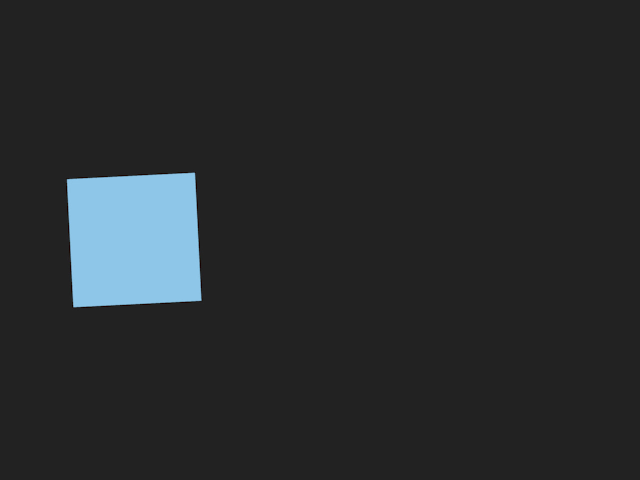
#> input picture frame 4 of opencv/test_01/cubeA.mov, 640 x 480 px
$ python 01_graphLumaHistogram.py
#> lines starting #> are read from the running program, lines starting #| are printed output that depends on the picture
import numpy as np
import matplotlib.pyplot as plt
import matplotlib.image as mpimg
import os
import cv2


# print the specs of a cv2 capture object
def GrabSpecs(cv_cap):
    width = int(cv_cap.get(3))
    height = int(cv_cap.get(4))
    fps = cv_cap.get(5)
    frames = cv_cap.get(7)
    print(width, height, fps)

# write a two dimensional array to a file with line breaks
def WriteData(data, filename):
    fd = open(filename, "w")
    for d in data:
        fd.write(str(d) + ",\n")
    fd.close()


# convert a 3 channel numpy image to a single channel
# grayscale image by perceived luminance
#
# https://stackoverflow.com/a/12201744
def RGBtoLuminance(rgb):
    return np.dot(rgb[...,:3], [0.299, 0.587, 0.114]) # 0.299 > 0.2989 ?


# returns a histogram list from a numpy image
def graphImage(img):
    gray = RGBtoLuminance(img)
    hist = plt.hist(gray.ravel(), bins=8, range=(0.0, 1.0))
    return np.array(hist[0]).tolist()


# saves histogram data to a file
def graphVideo(input_file = "cubeA.mov", tempdir = "tempdir"):

    # Temporarily saving the files in a subdirectory and
    # reading them back in, changes the output.
    # Create a temporary directory for this purpose.
#> called with input_file = 'cubeA.mov', tempdir = 'tempdir'
    if not os.path.exists(tempdir):
        os.makedirs(tempdir)


    cap = cv2.VideoCapture(input_file)

    i = 0

    histograms_cv = []
    histograms_matplot = []

    while(cap.isOpened()):
        ret, frame_cv = cap.read()
#> frame_cv is the input picture: shape (480, 640, 3); mean B, G, R 44.6, 42.8, 39.8

        # Abort the process, once the frames have all been
        # read and "ret" is no longer true.
        if ret != True:
            cap.release()
            #cv2.destroyAllWindows()
            break

        # p:    temporary path for saving the current frame
        p = os.path.join(tempdir, str(i)+".png")
        cv2.imwrite(p, frame_cv)

        # read the frame back in using the matplotlib.image lib
        frame_matplot = mpimg.imread(p)

        # "frame" and "read_frame" don't produce the same results.
        # Do we need a conversion?
        histograms_cv.append(graphImage(frame_cv))
#> in RGBtoLuminance, `return np.dot(rgb[...,:3], [0.299, 0.587, 0.114])`:
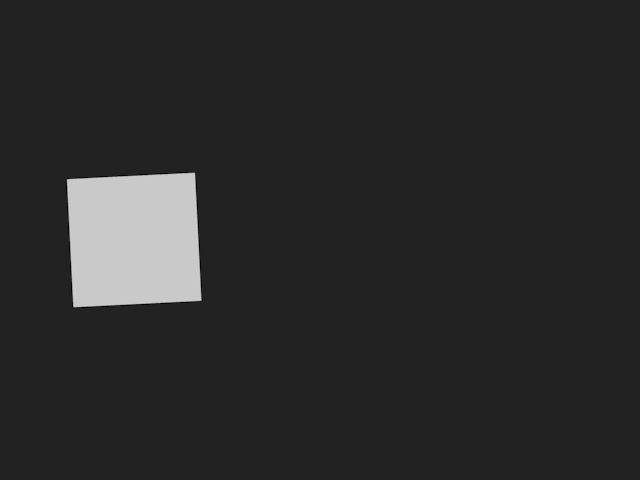
#> returned value: shape (480, 640) float64; min 2.17, max 206.2, mean 43
        histograms_matplot.append(graphImage(frame_matplot))

        i += 1

    # save both lists to files
    WriteData(histograms_cv, "data_opencv2.txt")
    WriteData(histograms_matplot, "data_matplotlib.txt")


graphVideo()
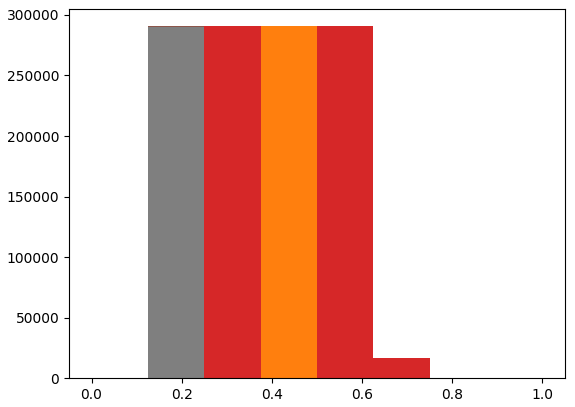
#> figure drawn by matplotlib, 1 panel; tallest bar 290163 high, from x = 0.125 to 0.25

$ run again, starting later in the video
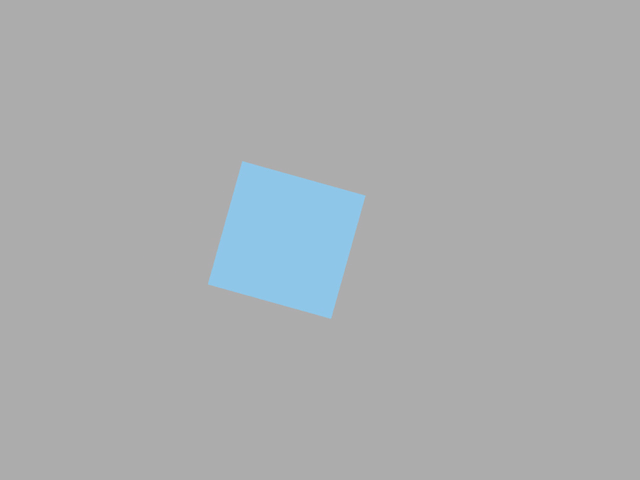
#> input picture frame 21 of opencv/test_01/cubeA.mov, 640 x 480 px
#> in graphVideo, frame_cv is the input picture: shape (480, 640, 3); mean B, G, R 175.2, 173.4, 170.4
#> in RGBtoLuminance, `return np.dot(rgb[...,:3], [0.299, 0.587, 0.114])`:
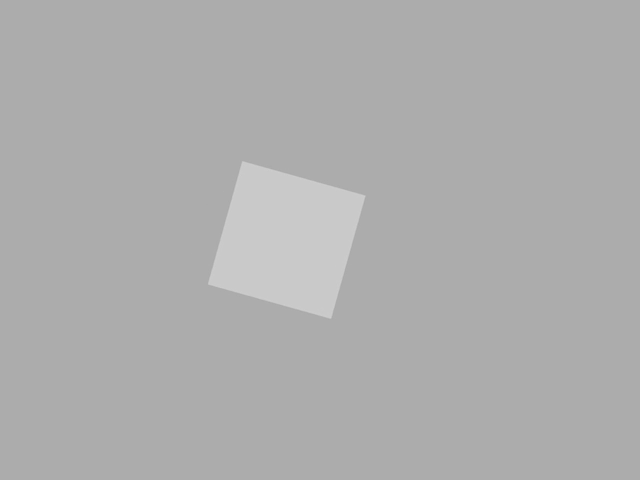
#> returned value: shape (480, 640) float64; min 168.4, max 205.5, mean 173.6
#> `graphVideo()`:
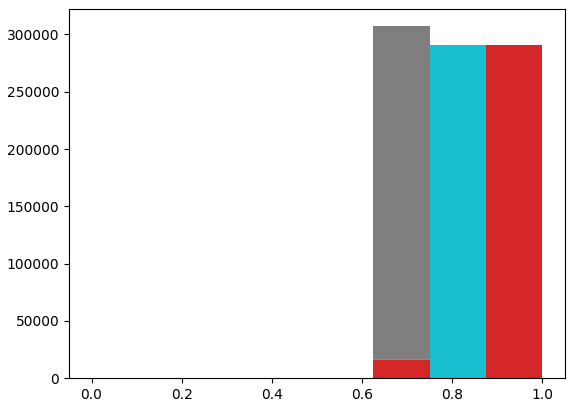
#> figure drawn by matplotlib, 1 panel; tallest bar 307200 high, from x = 0.625 to 0.75

$ run again, starting later in the video
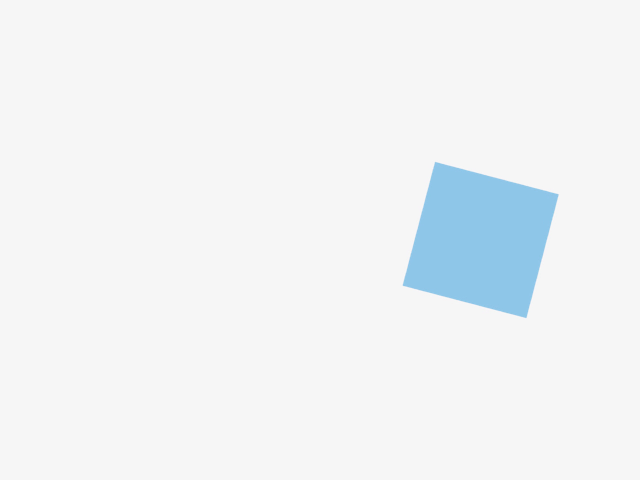
#> input picture frame 38 of opencv/test_01/cubeA.mov, 640 x 480 px
#> in graphVideo, frame_cv is the input picture: shape (480, 640, 3); mean B, G, R 245.3, 243.4, 240.5
#> in RGBtoLuminance, `return np.dot(rgb[...,:3], [0.299, 0.587, 0.114])`:
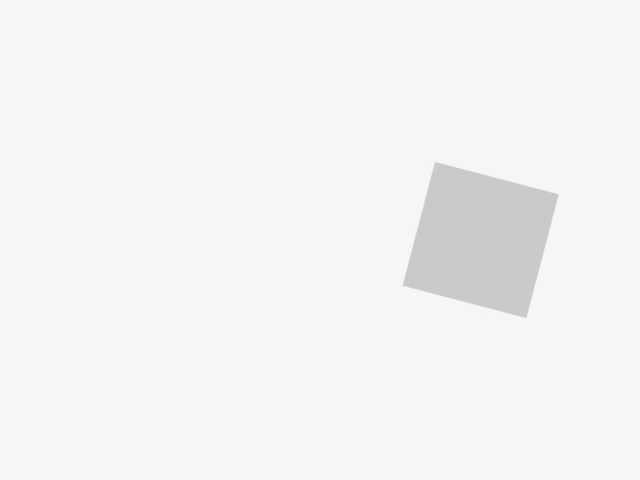
#> returned value: shape (480, 640) float64; min 199.4, max 249.6, mean 243.6
#> the loop in WriteData, `for d in data:` made 10 passes
#> the loop in WriteData (call 2), `for d in data:` made 10 passes
#> d on passes 1 to 8: [0, 0, 0, 0, 0, 16126, 292, 290782], [0, 0, 0, 0, 0, 16132, 275, 290793], [0, 0, 0, 0, 0, 16127, 278, 290795], [0, 0, 0, 0, 0, 16129, 258, 290813], [0, 0, 0, 0, 0, 16122, 264, 290814], [0, 0, 0, 0, 0, 16121, 264, 290815], [0, 0, 0, 0, 0, 16125, 256, 290819], [0, 0, 0, 0, 0, 16120, 263, 290817]
#> `graphVideo()`:
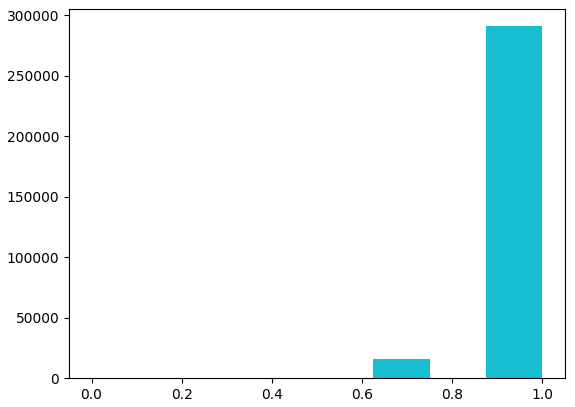
#> figure drawn by matplotlib, 1 panel; tallest bar 290782 high, from x = 0.875 to 1
